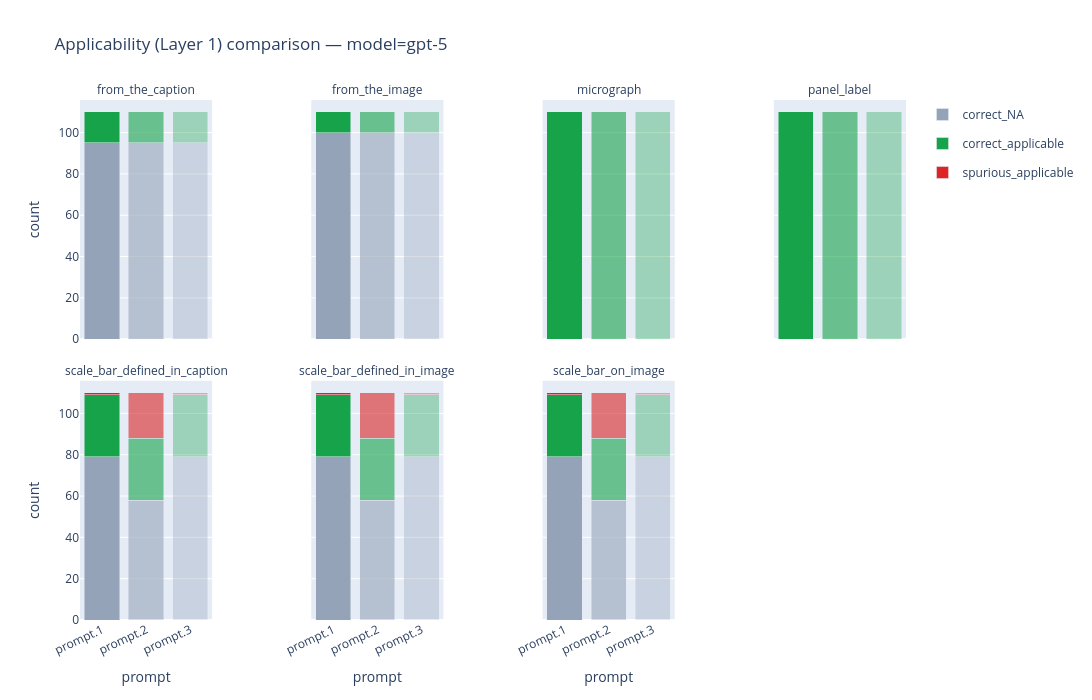

Source (notebook cell):
### Markdown cell above
### Comparing prompts

Subplot grid for `MODEL` (default `gpt-5`): three stacked bars per panel (one per prompt, distinguished by **opacity**).

### Code cell
fig_layer1_prompt = plot_comparison_layer1(
    summaries,
    compare="prompt",
    model=GPT_5_MODEL,
)
fig_layer1_prompt.update_layout(
    height=LAYER1_FIG_HEIGHT,
    width=LAYER1_FIG_WIDTH,
    autosize=True,
)
fig_layer1_prompt.show()

### Figure 1 — Plotly figure (JSON) as saved in the notebook; plotly's stock layout.template omitted (floating-point values rounded to 4 significant figures)
{"data": [{"customdata": [["from_the_caption", "prompt.1"], ["from_the_caption", "prompt.2"], ["from_the_caption", "prompt.3"]], "hovertemplate": "field=%{customdata[0]}<br>prompt=%{customdata[1]}<br>correct_NA=%{y}<extra></extra>", "legendgroup": "correct_NA", "marker": {"color": "#94a3b8", "opacity": [1, 0.6, 0.35]}, "name": "correct_NA", "showlegend": true, "type": "bar", "x": ["prompt.1", "prompt.2", "prompt.3"], "xaxis": "x", "y": [95, 95, 95], "yaxis": "y"}, {"customdata": [["from_the_caption", "prompt.1"], ["from_the_caption", "prompt.2"], ["from_the_caption", "prompt.3"]], "hovertemplate": "field=%{customdata[0]}<br>prompt=%{customdata[1]}<br>correct_applicable=%{y}<extra></extra>", "legendgroup": "correct_applicable", "marker": {"color": "#16a34a", "opacity": [1, 0.6, 0.35]}, "name": "correct_applicable", "showlegend": true, "type": "bar", "x": ["prompt.1", "prompt.2", "prompt.3"], "xaxis": "x", "y": [15, 15, 15], "yaxis": "y"}, {"customdata": [["from_the_image", "prompt.1"], ["from_the_image", "prompt.2"], ["from_the_image", "prompt.3"]], "hovertemplate": "field=%{customdata[0]}<br>prompt=%{customdata[1]}<br>correct_NA=%{y}<extra></extra>", "legendgroup": "correct_NA", "marker": {"color": "#94a3b8", "opacity": [1, 0.6, 0.35]}, "name": "correct_NA", "showlegend": false, "type": "bar", "x": ["prompt.1", "prompt.2", "prompt.3"], "xaxis": "x2", "y": [100, 100, 100], "yaxis": "y2"}, {"customdata": [["from_the_image", "prompt.1"], ["from_the_image", "prompt.2"], ["from_the_image", "prompt.3"]], "hovertemplate": "field=%{customdata[0]}<br>prompt=%{customdata[1]}<br>correct_applicable=%{y}<extra></extra>", "legendgroup": "correct_applicable", "marker": {"color": "#16a34a", "opacity": [1, 0.6, 0.35]}, "name": "correct_applicable", "showlegend": false, "type": "bar", "x": ["prompt.1", "prompt.2", "prompt.3"], "xaxis": "x2", "y": [10, 10, 10], "yaxis": "y2"}, {"customdata": [["micrograph", "prompt.1"], ["micrograph", "prompt.2"], ["micrograph", "prompt.3"]], "hovertemplate": "field=%{customdata[0]}<br>prompt=%{customdata[1]}<br>correct_applicable=%{y}<extra></extra>", "legendgroup": "correct_applicable", "marker": {"color": "#16a34a", "opacity": [1, 0.6, 0.35]}, "name": "correct_applicable", "showlegend": false, "type": "bar", "x": ["prompt.1", "prompt.2", "prompt.3"], "xaxis": "x3", "y": [110, 110, 110], "yaxis": "y3"}, {"customdata": [["panel_label", "prompt.1"], ["panel_label", "prompt.2"], ["panel_label", "prompt.3"]], "hovertemplate": "field=%{customdata[0]}<br>prompt=%{customdata[1]}<br>correct_applicable=%{y}<extra></extra>", "legendgroup": "correct_applicable", "marker": {"color": "#16a34a", "opacity": [1, 0.6, 0.35]}, "name": "correct_applicable", "showlegend": false, "type": "bar", "x": ["prompt.1", "prompt.2", "prompt.3"], "xaxis": "x4", "y": [110, 110, 110], "yaxis": "y4"}, {"customdata": [["scale_bar_defined_in_caption", "prompt.1"], ["scale_bar_defined_in_caption", "prompt.2"], ["scale_bar_defined_in_caption", "prompt.3"]], "hovertemplate": "field=%{customdata[0]}<br>prompt=%{customdata[1]}<br>correct_NA=%{y}<extra></extra>", "legendgroup": "correct_NA", "marker": {"color": "#94a3b8", "opacity": [1, 0.6, 0.35]}, "name": "correct_NA", "showlegend": false, "type": "bar", "x": ["prompt.1", "prompt.2", "prompt.3"], "xaxis": "x5", "y": [79, 58, 79], "yaxis": "y5"}, {"customdata": [["scale_bar_defined_in_caption", "prompt.1"], ["scale_bar_defined_in_caption", "prompt.2"], ["scale_bar_defined_in_caption", "prompt.3"]], "hovertemplate": "field=%{customdata[0]}<br>prompt=%{customdata[1]}<br>correct_applicable=%{y}<extra></extra>", "legendgroup": "correct_applicable", "marker": {"color": "#16a34a", "opacity": [1, 0.6, 0.35]}, "name": "correct_applicable", "showlegend": false, "type": "bar", "x": ["prompt.1", "prompt.2", "prompt.3"], "xaxis": "x5", "y": [30, 30, 30], "yaxis": "y5"}, {"customdata": [["scale_bar_defined_in_caption", "prompt.1"], ["scale_bar_defined_in_caption", "prompt.2"], ["scale_bar_defined_in_caption", "prompt.3"]], "hovertemplate": "field=%{customdata[0]}<br>prompt=%{customdata[1]}<br>spurious_applicable=%{y}<extra></extra>", "legendgroup": "spurious_applicable", "marker": {"color": "#dc2626", "opacity": [1, 0.6, 0.35]}, "name": "spurious_applicable", "showlegend": true, "type": "bar", "x": ["prompt.1", "prompt.2", "prompt.3"], "xaxis": "x5", "y": [1, 22, 1], "yaxis": "y5"}, {"customdata": [["scale_bar_defined_in_image", "prompt.1"], ["scale_bar_defined_in_image", "prompt.2"], ["scale_bar_defined_in_image", "prompt.3"]], "hovertemplate": "field=%{customdata[0]}<br>prompt=%{customdata[1]}<br>correct_NA=%{y}<extra></extra>", "legendgroup": "correct_NA", "marker": {"color": "#94a3b8", "opacity": [1, 0.6, 0.35]}, "name": "correct_NA", "showlegend": false, "type": "bar", "x": ["prompt.1", "prompt.2", "prompt.3"], "xaxis": "x6", "y": [79, 58, 79], "yaxis": "y6"}, {"customdata": [["scale_bar_defined_in_image", "prompt.1"], ["scale_bar_defined_in_image", "prompt.2"], ["scale_bar_defined_in_image", "prompt.3"]], "hovertemplate": "field=%{customdata[0]}<br>prompt=%{customdata[1]}<br>correct_applicable=%{y}<extra></extra>", "legendgroup": "correct_applicable", "marker": {"color": "#16a34a", "opacity": [1, 0.6, 0.35]}, "name": "correct_applicable", "showlegend": false, "type": "bar", "x": ["prompt.1", "prompt.2", "prompt.3"], "xaxis": "x6", "y": [30, 30, 30], "yaxis": "y6"}, {"customdata": [["scale_bar_defined_in_image", "prompt.1"], ["scale_bar_defined_in_image", "prompt.2"], ["scale_bar_defined_in_image", "prompt.3"]], "hovertemplate": "field=%{customdata[0]}<br>prompt=%{customdata[1]}<br>spurious_applicable=%{y}<extra></extra>", "legendgroup": "spurious_applicable", "marker": {"color": "#dc2626", "opacity": [1, 0.6, 0.35]}, "name": "spurious_applicable", "showlegend": false, "type": "bar", "x": ["prompt.1", "prompt.2", "prompt.3"], "xaxis": "x6", "y": [1, 22, 1], "yaxis": "y6"}, {"customdata": [["scale_bar_on_image", "prompt.1"], ["scale_bar_on_image", "prompt.2"], ["scale_bar_on_image", "prompt.3"]], "hovertemplate": "field=%{customdata[0]}<br>prompt=%{customdata[1]}<br>correct_NA=%{y}<extra></extra>", "legendgroup": "correct_NA", "marker": {"color": "#94a3b8", "opacity": [1, 0.6, 0.35]}, "name": "correct_NA", "showlegend": false, "type": "bar", "x": ["prompt.1", "prompt.2", "prompt.3"], "xaxis": "x7", "y": [79, 58, 79], "yaxis": "y7"}, {"customdata": [["scale_bar_on_image", "prompt.1"], ["scale_bar_on_image", "prompt.2"], ["scale_bar_on_image", "prompt.3"]], "hovertemplate": "field=%{customdata[0]}<br>prompt=%{customdata[1]}<br>correct_applicable=%{y}<extra></extra>", "legendgroup": "correct_applicable", "marker": {"color": "#16a34a", "opacity": [1, 0.6, 0.35]}, "name": "correct_applicable", "showlegend": false, "type": "bar", "x": ["prompt.1", "prompt.2", "prompt.3"], "xaxis": "x7", "y": [30, 30, 30], "yaxis": "y7"}, {"customdata": [["scale_bar_on_image", "prompt.1"], ["scale_bar_on_image", "prompt.2"], ["scale_bar_on_image", "prompt.3"]], "hovertemplate": "field=%{customdata[0]}<br>prompt=%{customdata[1]}<br>spurious_applicable=%{y}<extra></extra>", "legendgroup": "spurious_applicable", "marker": {"color": "#dc2626", "opacity": [1, 0.6, 0.35]}, "name": "spurious_applicable", "showlegend": false, "type": "bar", "x": ["prompt.1", "prompt.2", "prompt.3"], "xaxis": "x7", "y": [1, 22, 1], "yaxis": "y7"}], "layout": {"annotations": [{"align": "center", "font": {"size": 12}, "showarrow": false, "text": "from_the_caption", "x": 0.08, "xanchor": "center", "xref": "paper", "y": 1, "yanchor": "bottom", "yref": "paper"}, {"align": "center", "font": {"size": 12}, "showarrow": false, "text": "from_the_image", "x": 0.36, "xanchor": "center", "xref": "paper", "y": 1, "yanchor": "bottom", "yref": "paper"}, {"align": "center", "font": {"size": 12}, "showarrow": false, "text": "micrograph", "x": 0.64, "xanchor": "center", "xref": "paper", "y": 1, "yanchor": "bottom", "yref": "paper"}, {"align": "center", "font": {"size": 12}, "showarrow": false, "text": "panel_label", "x": 0.92, "xanchor": "center", "xref": "paper", "y": 1, "yanchor": "bottom", "yref": "paper"}, {"align": "center", "font": {"size": 12}, "showarrow": false, "text": "scale_bar_defined_in_caption", "x": 0.08, "xanchor": "center", "xref": "paper", "y": 0.46, "yanchor": "bottom", "yref": "paper"}, {"align": "center", "font": {"size": 12}, "showarrow": false, "text": "scale_bar_defined_in_image", "x": 0.36, "xanchor": "center", "xref": "paper", "y": 0.46, "yanchor": "bottom", "yref": "paper"}, {"align": "center", "font": {"size": 12}, "showarrow": false, "text": "scale_bar_on_image", "x": 0.64, "xanchor": "center", "xref": "paper", "y": 0.46, "yanchor": "bottom", "yref": "paper"}], "autosize": true, "barmode": "stack", "height": 700, "title": {"text": "Applicability (Layer 1) comparison — model=gpt-5"}, "width": 1200, "xaxis": {"anchor": "y", "domain": [0, 0.16], "matches": "x5", "showticklabels": false}, "xaxis2": {"anchor": "y2", "domain": [0.28, 0.44], "matches": "x6", "showticklabels": false}, "xaxis3": {"anchor": "y3", "domain": [0.56, 0.72], "matches": "x7", "showticklabels": false}, "xaxis4": {"anchor": "y4", "domain": [0.84, 1], "matches": "x8", "showticklabels": false}, "xaxis5": {"anchor": "y5", "domain": [0, 0.16], "tickangle": -25, "title": {"text": "prompt"}}, "xaxis6": {"anchor": "y6", "domain": [0.28, 0.44], "tickangle": -25, "title": {"text": "prompt"}}, "xaxis7": {"anchor": "y7", "domain": [0.56, 0.72], "tickangle": -25, "title": {"text": "prompt"}}, "xaxis8": {"anchor": "y8", "domain": [0.84, 1], "tickangle": -25, "title": {"text": "prompt"}}, "yaxis": {"anchor": "x", "domain": [0.54, 1], "rangemode": "tozero", "title": {"text": "count"}}, "yaxis2": {"anchor": "x2", "domain": [0.54, 1], "matches": "y", "showticklabels": false}, "yaxis3": {"anchor": "x3", "domain": [0.54, 1], "matches": "y", "showticklabels": false}, "yaxis4": {"anchor": "x4", "domain": [0.54, 1], "matches": "y", "showticklabels": false}, "yaxis5": {"anchor": "x5", "domain": [0, 0.46], "rangemode": "tozero", "title": {"text": "count"}}, "yaxis6": {"anchor": "x6", "domain": [0, 0.46], "matches": "y5", "showticklabels": false}, "yaxis7": {"anchor": "x7", "domain": [0, 0.46], "matches": "y5", "showticklabels": false}, "yaxis8": {"anchor": "x8", "domain": [0, 0.46], "matches": "y5", "showticklabels": false}}}
